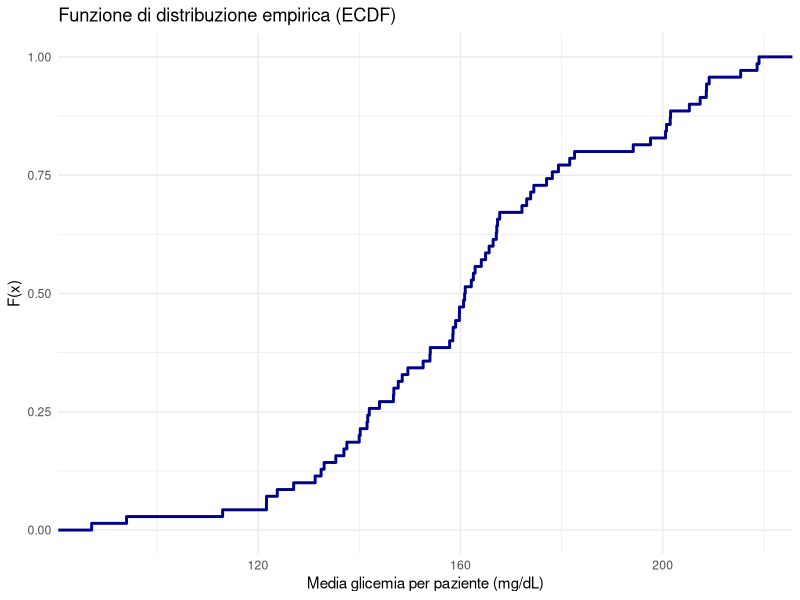

Generate this figure with R:
# === LIBRERIE ===
library(dplyr)
library(lubridate)
library(readr)
library(ggplot2)

# === 1. CARICAMENTO DATI ===
data <- read_csv("./dataset/diabetes_clean_data3.csv", show_col_types = FALSE)
data$DateTime <- ymd_hms(data$DateTime)

# === 2. FILTRA SOLO LE MISURAZIONI GLICEMICHE (Code 48–64) ===
glicemie <- data %>%
  filter(Code >= 48 & Code <= 64)

# === 3. CALCOLA LA MEDIA GLICEMICA PER PAZIENTE ===
medie_pazienti <- glicemie %>%
  group_by(PatientID) %>%
  summarise(MediaGlicemia = mean(Value, na.rm = TRUE)) %>%
  ungroup()

  print(medie_pazienti, n = Inf) 

# === 4. CREAZIONE GRAFICO ECDF ===
pdf("./grafici_plot/ecdf_glicemia_pazienti.pdf", width = 7, height = 5)

ggplot(medie_pazienti, aes(x = MediaGlicemia)) +
  stat_ecdf(geom = "step", color = "darkblue", size = 1) +
  labs(
    title = "Funzione di distribuzione empirica (ECDF)",
    x = "Media glicemia per paziente (mg/dL)",
    y = "F(x)"
  ) +
  theme_minimal()

dev.off()
